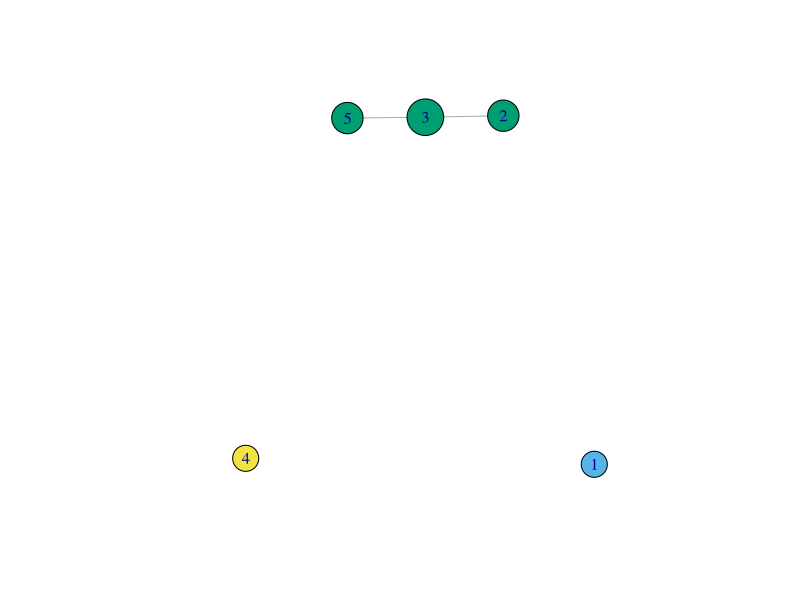
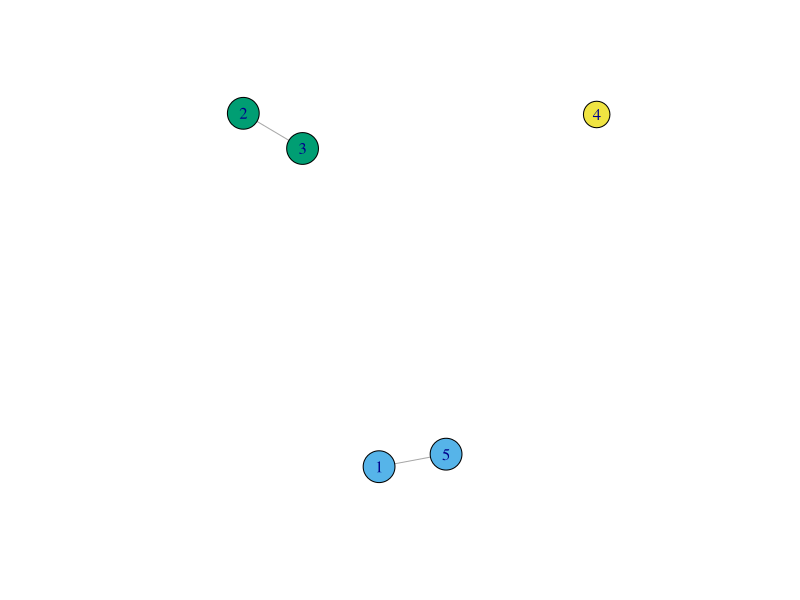
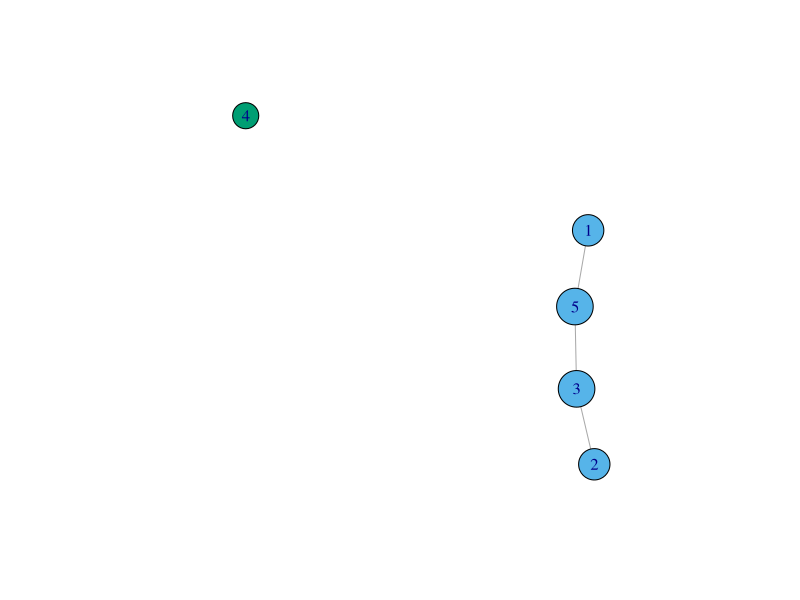

The R source for these figures, in order:
# Gaussian Graphical Model Example

#Since we want to deal with Gaussian Data, the best way to guarantee the 
# data is truly normal is through simulation. 

# Import the package to generate the normal observations

library(mixtools)
library(reshape2)
library(ggplot2)
library(igraph)

# Set the seed so the result is reproducible

set.seed(123)

# Specify the number of variables

p <- 5

# Randomly generate the covariance matrices

cov_mat <- cov(matrix(rnorm(p*30), ncol=p))

# So now we have a covariance matrix, and we would like for some of the variables to be independent with one another

for(i in 1:p){
  
  for(j in 1:p){
    
    if(abs(cov_mat[i,j]) < 0.15 ){
      
      cov_mat[i,j] = 0
      
    }
    
  }
  
}
  
# So we now have the covariance matrix, we need to get the correlation matrix

Standard_Deviations <- sqrt(diag(cov_mat))
Inverse_Standard_Deviations <- 1/Standard_Deviations
corr_mat <- Inverse_Standard_Deviations * cov_mat * Inverse_Standard_Deviations

# Round the correlation matrix

cormat <- round(corr_mat,2)

# Get the upper triagular of the correlation matrix

get_upper_tri <- function(cormat){
  cormat[lower.tri(cormat)]<- NA
  return(cormat)
}

# Reorder the correlation matrix so that the variables with the highest correlations are closest

reorder_cormat <- function(cormat){
  # Use correlation between variables as distance
  dd <- as.dist((1-cormat)/2)
  hc <- hclust(dd)
  cormat <-cormat[hc$order, hc$order]
}

cormat <- reorder_cormat(cormat)
upper_tri <- get_upper_tri(cormat)
melted_cormat <- melt(upper_tri, na.rm = TRUE)

# Graphical Model

diag(corr_mat) <- 0 # We set the diagonal to zero so we do not have joins between nodes and themselves

cor_g <- graph_from_adjacency_matrix(corr_mat, mode='undirected', weighted = 'correlation') # We extract the network
cl <- clusters(cor_g) # We find the clusters in the data

deg <- degree(cor_g, mode="all") + 5 # We find the degree of "betweenness" of nodes

pdf("Network_One.pdf",10,10)
igraph.options(plot.layout=layout.graphopt)
plot(cor_g , vertex.color=cl$membership+1L, vertex.size = deg*3) 
dev.off()

mat_1 <- corr_mat

# Randomly generate the covariance matrices

cov_mat <- cov(matrix(rnorm(p*30), ncol=p))

# So now we have a covariance matrix, and we would like for some of the variables to be independent with one another

for(i in 1:p){
  
  for(j in 1:p){
    
    if(abs(cov_mat[i,j]) < 0.15 ){
      
      cov_mat[i,j] = 0
      
    }
    
  }
  
}

# So we now have the covariance matrix, we need to get the correlation matrix

Standard_Deviations <- sqrt(diag(cov_mat))
Inverse_Standard_Deviations <- 1/Standard_Deviations
corr_mat <- Inverse_Standard_Deviations * cov_mat * Inverse_Standard_Deviations

# Round the correlation matrix

cormat <- round(corr_mat,2)

# Get the upper triagular of the correlation matrix

get_upper_tri <- function(cormat){
  cormat[lower.tri(cormat)]<- NA
  return(cormat)
}

# Reorder the correlation matrix so that the variables with the highest correlations are closest

reorder_cormat <- function(cormat){
  # Use correlation between variables as distance
  dd <- as.dist((1-cormat)/2)
  hc <- hclust(dd)
  cormat <-cormat[hc$order, hc$order]
}

cormat <- reorder_cormat(cormat)
upper_tri <- get_upper_tri(cormat)
melted_cormat <- melt(upper_tri, na.rm = TRUE)

# Graphical Model

diag(corr_mat) <- 0 # We set the diagonal to zero so we do not have joins between nodes and themselves

cor_g <- graph_from_adjacency_matrix(corr_mat, mode='undirected', weighted = 'correlation') # We extract the network
cl <- clusters(cor_g) # We find the clusters in the data

deg <- degree(cor_g, mode="all") + 5 # We find the degree of "betweenness" of nodes

pdf("Network_Two.pdf",10,10)
igraph.options(plot.layout=layout.graphopt)
plot(cor_g , vertex.color=cl$membership+1L, vertex.size = deg*3) 
dev.off()

mat_2 <- corr_mat

diff <- mat_1 - mat_2

cor_g <- graph_from_adjacency_matrix(diff, mode='undirected', weighted = 'correlation') # We extract the network
cl <- clusters(cor_g) # We find the clusters in the data

deg <- degree(cor_g, mode="all") + 5 # We find the degree of "betweenness" of nodes

pdf("Network_Diff.pdf",10,10)
igraph.options(plot.layout=layout.graphopt)
plot(cor_g , vertex.color=cl$membership+1L, vertex.size = deg*3) 
dev.off()
